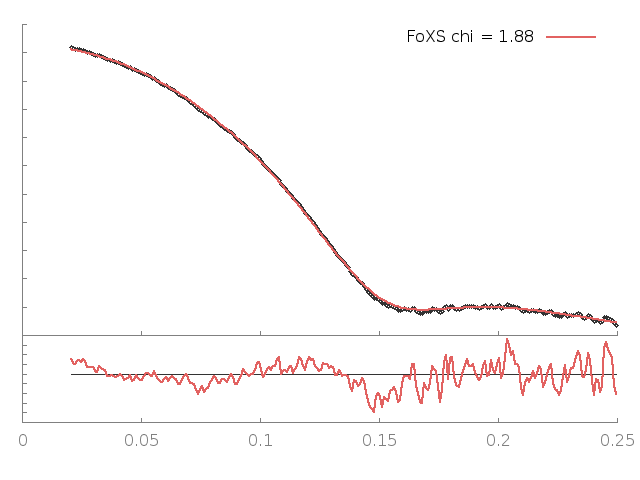

Write the gnuplot code that produced this figure.
set terminal png enhanced; set output "23911a.B99990129_23911_merged2_q25.png";
set lmargin 2; set rmargin 2;set multiplot
set origin 0,0;set size 1,0.3; set tmargin 0; set bmargin 3;set ylabel '';set format y '';set xtics nomirror;set ytics nomirror; set border 3
set style line 11 lc rgb '#808080' lt 1;set border 3 back ls 11;f(x)=1
plot f(x) notitle lc rgb '#333333', '23911a.B99990129_23911_merged2_q25.dat' u 1:($2/$3) notitle w lines lw 2.5 lc rgb '#e26261'
set origin 0,0.3;set size 1,0.69; set bmargin 0; set tmargin 1;set xlabel ''; set format x ''; set ylabel '';
plot '23911a.B99990129_23911_merged2_q25.dat' u 1:2 thru log(y) notitle lc rgb '#333333' pt 6 ps 0.8, '23911a.B99990129_23911_merged2_q25.dat' u 1:3 thru log(y) t 'FoXS chi = 1.88' w lines lw 2.5 lc rgb '#e26261'
unset multiplot
reset
